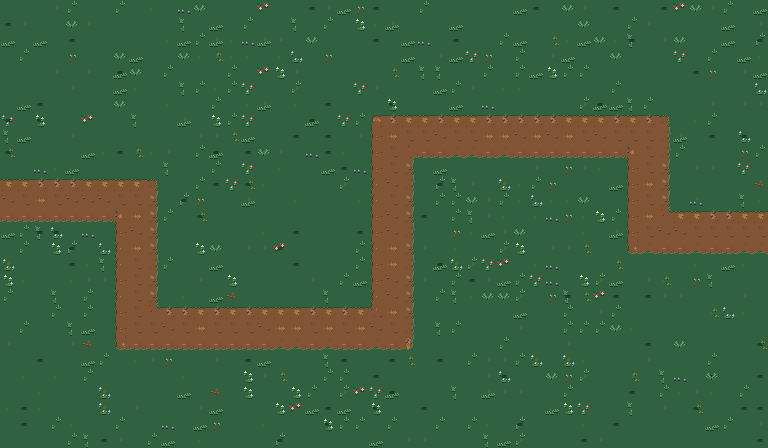

This is a level from a 2D game, rendered from its Tiled map with the project's own tilesets. A one-line summary and the map file follow, with tile-layer data summarised:
An orthogonal 48x28 tile map with 16x16 px tiles, 3 tile layers (ground, decor, foreground) and 168 objects (150x prop, 7x light, 2x spawn, 2x chest, 2x exit, ...).

<map version="1.10" tiledversion="1.10.2" orientation="orthogonal" renderorder="right-down" width="48" height="28" tilewidth="16" tileheight="16" infinite="0" nextlayerid="8" nextobjectid="557">
 <properties>
  <property name="bgm" value="whisperwood" />
  <property name="encounters" value="whisperwood" />
  <property name="nameKey" value="mapWhisperwood" />
  <property name="props" value="whisperwood" />
  <property name="backdrop" value="whisperwood" />
  <property name="ambient" value="#AABFBB" />
 </properties>
 <tileset firstgid="1" name="whisperwood" tilewidth="16" tileheight="16" tilecount="37" columns="8">
  <image source="whisperwood_tiles.png" width="128" height="80" />
 </tileset>
 <layer id="1" name="ground" width="48" height="28">
  <data>[1344 cells, 1344 non-empty, 25 distinct tile ids]</data>
 </layer>
 <layer id="2" name="decor" width="48" height="28">
  <data>[1344 cells, 328 non-empty, 12 distinct tile ids]</data>
 </layer>
 <layer id="3" name="foreground" width="48" height="28">
  <data>[1344 cells, 0 non-empty, 0 distinct tile ids]</data>
 </layer>
 <objectgroup id="4" name="collision">
  <object id="1" x="-16" y="-16" width="800" height="16" />
  <object id="2" x="-16" y="448" width="800" height="16" />
  <object id="3" x="-16" y="0" width="16" height="448" />
  <object id="4" x="768" y="0" width="16" height="448" />
 </objectgroup>
 <objectgroup id="5" name="objects">
  <object id="5" name="west" class="spawn" x="32" y="208">
   <point />
  </object>
  <object id="6" name="east" class="spawn" x="720" y="240">
   <point />
  </object>
  <object id="7" name="hunter" class="npc" x="504.0" y="232.0">
   <properties>
    <property name="dialog" value="Hunter" />
    <property name="sheet" value="npc/hunter_sheet.png" />
    <property name="facing" value="left" />
   </properties>
   <point />
  </object>
  <object id="8" name="chest_d" class="chest" x="528" y="368" width="16" height="16">
   <properties>
    <property name="item" value="penawar" />
    <property name="count" type="int" value="2" />
   </properties>
  </object>
  <object id="9" name="chest_secret" class="chest" x="240" y="48" width="16" height="16">
   <properties>
    <property name="item" value="bulu_bara" />
    <property name="count" type="int" value="2" />
    <property name="requiresFlag" value="ww_secret" />
   </properties>
  </object>
  <object id="10" name="to_whisperwood_1" class="exit" x="0" y="176" width="16" height="64">
   <properties>
    <property name="map" value="whisperwood_1" />
    <property name="spawn" value="east" />
   </properties>
  </object>
  <object id="11" name="to_post" class="exit" x="752" y="208" width="16" height="64">
   <properties>
    <property name="blockedDialog" value="Path_Closed" />
   </properties>
  </object>
 </objectgroup>
 <objectgroup id="6" name="props">
  <object id="12" name="big_tree" class="prop" x="584" y="21">
   <point />
  </object>
  <object id="13" name="rock_small" class="prop" x="551" y="22">
   <point />
  </object>
  <object id="14" name="rock_small" class="prop" x="119" y="23">
   <point />
  </object>
  <object id="15" name="pine" class="prop" x="438" y="23">
   <point />
  </object>
  <object id="16" name="rock_small" class="prop" x="638" y="25">
   <point />
  </object>
  <object id="17" name="ashblight" class="prop" x="682" y="25">
   <point />
  </object>
  <object id="18" name="pine" class="prop" x="476" y="26">
   <point />
  </object>
  <object id="19" name="big_tree" class="prop" x="276" y="27">
   <point />
  </object>
  <object id="20" name="pine" class="prop" x="759" y="27">
   <point />
  </object>
  <object id="21" name="pine" class="prop" x="75" y="28">
   <point />
  </object>
  <object id="22" name="big_tree" class="prop" x="218" y="28">
   <point />
  </object>
  <object id="23" name="ashblight" class="prop" x="514" y="29">
   <point />
  </object>
  <object id="24" name="ashblight" class="prop" x="726" y="32">
   <point />
  </object>
  <object id="25" name="big_tree_b" class="prop" x="399" y="38">
   <point />
  </object>
  <object id="26" name="small_tree" class="prop" x="364" y="43">
   <point />
  </object>
  <object id="27" name="bush" class="prop" x="162" y="45">
   <point />
  </object>
  <object id="28" name="big_tree_b" class="prop" x="17" y="50">
   <point />
  </object>
  <object id="29" name="bush" class="prop" x="500" y="50">
   <point />
  </object>
  <object id="30" name="pine" class="prop" x="329" y="54">
   <point />
  </object>
  <object id="31" name="log" class="prop" x="532" y="55">
   <point />
  </object>
  <object id="32" name="stump" class="prop" x="81" y="62">
   <point />
  </object>
  <object id="33" name="small_tree" class="prop" x="601" y="62">
   <point />
  </object>
  <object id="34" name="rock" class="prop" x="50" y="63">
   <point />
  </object>
  <object id="35" name="rock_small" class="prop" x="651" y="63">
   <point />
  </object>
  <object id="36" name="bush" class="prop" x="687" y="63">
   <point />
  </object>
  <object id="37" name="big_tree" class="prop" x="472" y="73">
   <point />
  </object>
  <object id="38" name="big_tree_b" class="prop" x="354" y="74">
   <point />
  </object>
  <object id="39" name="pine" class="prop" x="145" y="82">
   <point />
  </object>
  <object id="40" name="bush" class="prop" x="753" y="82">
   <point />
  </object>
  <object id="41" name="bush" class="prop" x="426" y="86">
   <point />
  </object>
  <object id="42" name="ashblight" class="prop" x="686" y="89">
   <point />
  </object>
  <object id="43" name="big_tree_b" class="prop" x="626" y="93">
   <point />
  </object>
  <object id="44" name="rock" class="prop" x="30" y="94">
   <point />
  </object>
  <object id="45" name="pine" class="prop" x="581" y="94">
   <point />
  </object>
  <object id="46" name="ashblight" class="prop" x="714" y="94">
   <point />
  </object>
  <object id="47" name="big_tree_b" class="prop" x="73" y="96">
   <point />
  </object>
  <object id="48" name="ashblight" class="prop" x="539" y="102">
   <point />
  </object>
  <object id="49" name="ashblight" class="prop" x="403" y="104">
   <point />
  </object>
  <object id="50" name="big_tree" class="prop" x="190" y="105">
   <point />
  </object>
  <object id="51" name="big_tree" class="prop" x="476" y="106">
   <point />
  </object>
  <object id="52" name="ashblight" class="prop" x="374" y="107">
   <point />
  </object>
  <object id="53" name="big_tree_b" class="prop" x="120" y="108">
   <point />
  </object>
  <object id="54" name="ashblight" class="prop" x="308" y="116">
   <point />
  </object>
  <object id="55" name="ashblight" class="prop" x="713" y="118">
   <point />
  </object>
  <object id="56" name="ashblight" class="prop" x="247" y="127">
   <point />
  </object>
  <object id="57" name="rock" class="prop" x="95" y="132">
   <point />
  </object>
  <object id="58" name="bush" class="prop" x="689" y="134">
   <point />
  </object>
  <object id="59" name="small_tree" class="prop" x="11" y="136">
   <point />
  </object>
  <object id="60" name="rock" class="prop" x="70" y="140">
   <point />
  </object>
  <object id="61" name="pine" class="prop" x="208" y="141">
   <point />
  </object>
  <object id="62" name="ashblight" class="prop" x="714" y="141">
   <point />
  </object>
  <object id="63" name="big_tree" class="prop" x="345" y="145">
   <point />
  </object>
  <object id="64" name="ashblight" class="prop" x="48" y="147">
   <point />
  </object>
  <object id="65" name="big_tree" class="prop" x="135" y="153">
   <point />
  </object>
  <object id="66" name="rock_small" class="prop" x="174" y="153">
   <point />
  </object>
  <object id="67" name="small_tree" class="prop" x="273" y="155">
   <point />
  </object>
  </objectgroup>
 <objectgroup id="7" name="lights">
  <!-- 7 objects omitted --></objectgroup>
</map>
<!-- 101 of 168 objects omitted -->
